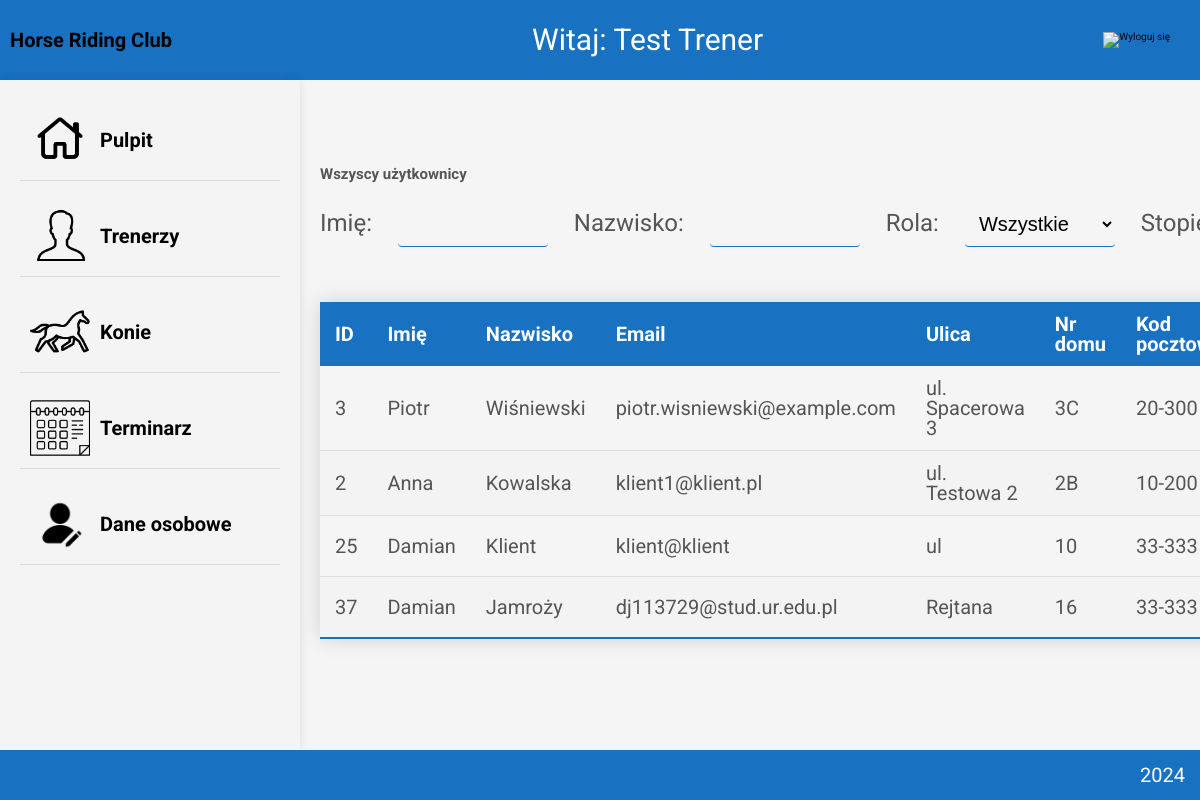
Page /sites/dashboard.php?page=client_data_All.php&sort=u.nazwisko&order=DESC (signed in) on the committed database.
### tables this page shows
CREATE TABLE `users` (
  `id` int(11) NOT NULL,
  `imie` varchar(50) NOT NULL,
  `nazwisko` varchar(50) NOT NULL,
  `email` varchar(100) NOT NULL,
  `ulica` varchar(100) NOT NULL,
  `nr_domu` varchar(10) NOT NULL,
  `kod_pocztowy` varchar(10) NOT NULL,
  `miasto` varchar(50) NOT NULL,
  `telefon` varchar(20) NOT NULL,
  `zdjecie` varchar(255) DEFAULT NULL,
  `hashed_password` varchar(255) NOT NULL,
  `rola` int(2) NOT NULL DEFAULT 3,
  `stopien_jezdziecki` int(2) DEFAULT 1
);

### sites/client_data_All.php (the view, shortened to what this page needs)
<?php
include '../scripts/db.php';
$imieFilter = isset($_GET['imie']) ? $_GET['imie'] : '';
$nazwiskoFilter = isset($_GET['nazwisko']) ? $_GET['nazwisko'] : '';
$sortColumn = isset($_GET['sort']) ? $_GET['sort'] : 'u.id';
$sortOrder = isset($_GET['order']) ? $_GET['order'] : 'ASC';
$sql = "SELECT u.*, ut.rola AS rola_nazwa, us.stopien_jezdziecki AS stopien_nazwa
        FROM users u
        INNER JOIN users_type ut ON u.rola = ut.id_type
        INNER JOIN users_skill us ON u.stopien_jezdziecki = us.id_skill
        WHERE 1=1";
if ($_SESSION['user_role'] == 'trener') {
    $sql .= " AND ut.rola NOT LIKE '%trener%' AND ut.rola NOT LIKE '%administrator%'";
}
$sql .= " ORDER BY " . $conn->real_escape_string($sortColumn) . " " . $conn->real_escape_string($sortOrder);
$result = $conn->query($sql);
?>
<!DOCTYPE html>
<html lang="pl">
<head>
    <link rel="stylesheet" href="../style/general.css">
    <link rel="stylesheet" href="../style/styles.css">
</head>
<body>
    <main>
        <div class="user-data">
            <h2>Wszyscy użytkownicy</h2>
            <form id="filter-form" method="GET" action="">
                <label for="imie">Imię:</label>
                <input type="text" name="imie" id="imie" value="<?= htmlspecialchars($imieFilter) ?>" onchange="this.form.submit()">
                <label for="nazwisko">Nazwisko:</label>
                <input type="text" name="nazwisko" id="nazwisko" value="<?= htmlspecialchars($nazwiskoFilter) ?>" onchange="this.form.submit()">
                <label for="rola">Rola:</label>
                <select name="rola" id="rola" onchange="this.form.submit()">
                    <option value="">Wszystkie</option>
                </select>
                <label for="stopien_jezdziecki">Stopień jeździecki:</label>
            </form>
            <table class="users-table styled-table">
                <thead>
                    <tr>
                        <th><a href="?page=client_data_All.php&sort=u.id&order=<?= $sortOrder === 'ASC' ? 'DESC' : 'ASC' ?>" class="sort-link">ID</a></th>
                        <th><a href="?page=client_data_All.php&sort=u.imie&order=<?= $sortOrder === 'ASC' ? 'DESC' : 'ASC' ?>" class="sort-link">Imię</a></th>
                        <th><a href="?page=client_data_All.php&sort=u.nazwisko&order=<?= $sortOrder === 'ASC' ? 'DESC' : 'ASC' ?>" class="sort-link">Nazwisko</a></th>
                        <th><a href="?page=client_data_All.php&sort=u.email&order=<?= $sortOrder === 'ASC' ? 'DESC' : 'ASC' ?>" class="sort-link">Email</a></th>
                        <th><a href="?page=client_data_All.php&sort=u.ulica&order=<?= $sortOrder === 'ASC' ? 'DESC' : 'ASC' ?>" class="sort-link">Ulica</a></th>
                        <th><a href="?page=client_data_All.php&sort=u.nr_domu&order=<?= $sortOrder === 'ASC' ? 'DESC' : 'ASC' ?>" class="sort-link">Nr domu</a></th>
                        <th><a href="?page=client_data_All.php&sort=u.kod_pocztowy&order=<?= $sortOrder === 'ASC' ? 'DESC' : 'ASC' ?>" class="sort-link">Kod pocztowy</a></th>
                    </tr>
                </thead>
                <tbody>
                    <?php
                    if ($result->num_rows > 0) {
                        while ($row = $result->fetch_assoc()) {
                            echo '<tr>';
                            echo '<td>' . htmlspecialchars($row['id']) . '</td>';
                            echo '<td>' . htmlspecialchars($row['imie']) . '</td>';
                            echo '<td>' . htmlspecialchars($row['nazwisko']) . '</td>';
                            echo '<td>' . htmlspecialchars($row['email']) . '</td>';
                            echo '<td>' . htmlspecialchars($row['ulica']) . '</td>';
                            echo '<td>' . htmlspecialchars($row['nr_domu']) . '</td>';
                            echo '<td>' . htmlspecialchars($row['kod_pocztowy']) . '</td>';
                            echo '</tr>';
                        }
                    } else {
                        echo '<tr><td colspan="15">Brak danych użytkowników.</td></tr>';
                    }
                    ?>
                </tbody>
            </table>
        </div>
    </main>
</body>
</html>

### sites/dashboard.php (shortened to what this page needs)
<?php
include '../scripts/db.php';
$user_id = $_SESSION['user_id'];
$sql = "SELECT imie, nazwisko FROM users WHERE id = $user_id";
$result = $conn->query($sql);
$imie_nazwisko = "Nieznany użytkownik";
if ($result->num_rows > 0) {
    $row = $result->fetch_assoc();
    $imie_nazwisko = htmlspecialchars($row['imie'] . ' ' . $row['nazwisko']);
}
$contentPage = 'tiles.php';
if (isset($_GET['page'])) {
    $contentPage = $_GET['page'];
}
?>
<!DOCTYPE html>
<html lang="pl">
<head>
    <link rel="stylesheet" href="../styles/general.css">
    <link rel="stylesheet" href="../styles/styles.css">
</head>
<body>
    <header class="banner">
        <a href="dashboard.php"><div class="logo-container">
            <p>Horse Riding Club</p>
        </div></a>
        <div class="welcome-text">Witaj: <?php echo $imie_nazwisko; ?></div>
        <div class="logout">
            <a href="../scripts/logout.php"><img src="../figures/powerOff.png" alt="Wyloguj się"></a>
        </div>
    </header>
    <main>
        <div class="sidebar">
            <ul>
                <li class="menu-item"><a href="dashboard.php?page=tiles.php"><img src="../figures/home.png" alt="Pulpit" class="icon">Pulpit</a></li>
                <li class="menu-item"><a href="dashboard.php?page=download_trainers.php"><img src="../figures/trener.png" alt="Trenerzy" class="icon">Trenerzy</a></li>
                <li class="menu-item"><a href="dashboard.php?page=download_horse.php"><img src="../figures/horse.png" alt="Konie" class="icon">Konie</a></li>
                <li class="menu-item"><a href="dashboard.php?page=terminarz.php"><img src="../figures/calender.png" alt="Terminarz" class="icon">Terminarz</a></li>
                <?php if ($_SESSION['user_role'] == 'klient'){ ?>
                    <li class="menu-item"><a href="dashboard.php?page=client_data.php"><img src="../figures/userEdit.png" alt="Dane" class="icon">Moje dane</a></li>
                <?php } else{ ?>
                    <li class="menu-item"><a href="dashboard.php?page=client_data_All.php"><img src="../figures/userEdit.png" alt="Dane" class="icon">Dane osobowe</a></li>
                <?php } ?>
            </ul>
        </div>
        <div class="content">
            <?php
            if (file_exists($contentPage)) {
                include $contentPage;
            } else {
                echo "Strona nie została znaleziona.";
            }
            ?>
        </div>
    </main>
    <footer>2024</footer>
</body>
</html>

### styles/general.css (style rules this page uses)
* { padding: 0; margin: 0; box-sizing: border-box; }
html { font-size: 62.5%; overflow-x: hidden; height: 100%; }
body { height: 100%; font-family: "Roboto", sans-serif; background-color: whitesmoke; line-height: 1; font-weight: 400; color: #555; overflow-x: hidden; }
body { display: flex; flex-direction: column; }
main { flex: 1; display: flex !important; justify-content: center; align-items: center; }
a { text-decoration: none; color: black; }

### styles/styles.css (style rules this page uses)
.banner { background-color: #1971c2; color: white; display: flex; align-items: center; padding: 1rem; }
.logo-container { display: flex; justify-content: center; align-items: center; margin-right: 2rem; padding-top: 2rem; padding-bottom: 2rem; font-family: "Edu AU VIC WA NT Hand", cursive; font-size: 2rem; font-weight: 600; }
.welcome-text { flex: 1; font-size: 3rem; text-align: center; }
.logout { margin-right: 2rem; }
.logout img { width: 8rem; cursor: pointer; }
footer { background-color: #1971c2; color: white; text-align: right; padding: 1.5rem; line-height: 1; flex-shrink: 0; font-size: 2rem; }
.sidebar { flex: 0 0 30rem; background-color: #f4f4f4; padding: 2rem; box-shadow: 0 0 1rem rgba(0, 0, 0, 0.1); height: 100%; overflow-y: auto; font-size: 2rem; }
.sidebar ul { list-style: none; padding: 0; }
.sidebar li { margin-bottom: 1.5rem; display: flex; align-items: center; padding-top: 1rem; padding-bottom: 1rem; border-bottom: 1px solid #d8d8d8; }
.sidebar a { display: flex; align-items: center; text-decoration: none; color: black; font-weight: bold; margin-left: 1rem; }
.icon { width: 6rem; height: 6rem; margin-right: 1rem; }
.menu-item { cursor: pointer; }
.content { flex: 1; padding: 2rem; overflow-y: auto; display: flex; justify-content: flex-start; align-items: flex-start; }
.styled-table { border-collapse: collapse; margin: 25px 0; font-size: 2em; min-width: 40rem; box-shadow: 0 0 20px rgba(0, 0, 0, 0.15); }
.styled-table thead tr { background-color: #1971c2; color: #ffffff; text-align: left; }
.styled-table th, .styled-table td { padding: 1.2rem 1.5rem; }
.styled-table tbody tr { border-bottom: 1px solid #dddddd; }
.styled-table tbody tr:nth-of-type(even) { background-color: #f3f3f3; }
.styled-table tbody tr:last-of-type { border-bottom: 2px solid #1971c2; }
.styled-table a { color: white; }
#filter-form { margin-top: 2rem; font-size: 2.4rem; }
#filter-form select { width: 10%; padding: 1rem; margin-bottom: 3rem; border: 1px solid #ccc; border-radius: 4px; font-size: 1.5rem; background-color: transparent; border: none; border-bottom: 1px solid #1971c2; transition: all 0.5s ease-in-out; font-size: 2rem; margin-right: 2rem; }
#filter-form input { width: 10%; padding: 1rem; margin-bottom: 3rem; border: 1px solid #ccc; border-radius: 4px; font-size: 1.5rem; background-color: transparent; border: none; border-bottom: 1px solid #1971c2; transition: all 0.5s ease-in-out; font-size: 2rem; margin-right: 2rem; }
#filter-form label { margin-right: 2rem; }

### rows in the picture
users: imie_nazwisko "Test Trener"
users: id "3", imie "Piotr", nazwisko "Wiśniewski", email "piotr.wisniewski@example.com", ulica "ul. Spacerowa 3", nr_domu "3C", kod_pocztowy "20-300"
users: id "2", imie "Anna", nazwisko "Kowalska", email "klient1@klient.pl", ulica "ul. Testowa 2", nr_domu "2B", kod_pocztowy "10-200"
users: id "25", imie "Damian", nazwisko "Klient", email "klient@klient", ulica "ul", nr_domu "10", kod_pocztowy "33-333"
users: id "37", imie "Damian", nazwisko "Jamroży", email "dj113729@stud.ur.edu.pl", ulica "Rejtana", nr_domu "16", kod_pocztowy "33-333"
